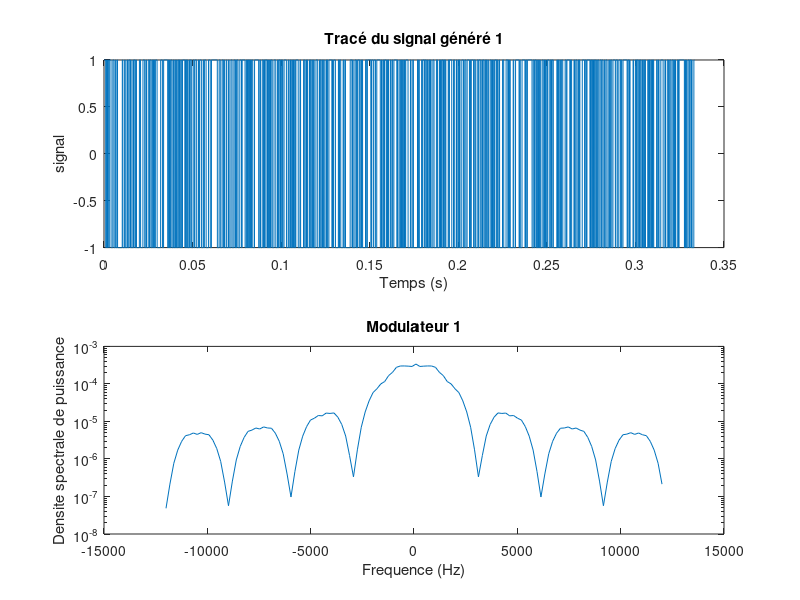
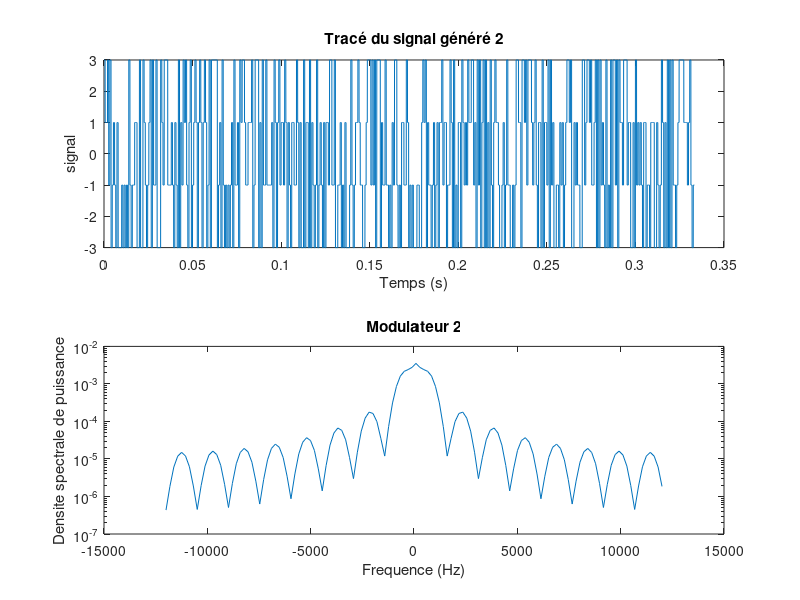

The MATLAB source for these figures, in order: (Note: this script raises an error after producing the figures.)
close all

Fe = 24000;
Te=1/Fe;
Rb = 3000;
n = 1000;

%% modulateur 1
m = 2;
Ts = log2(m)/Rb;
Ns = floor(Ts/Te);

entree = (randi(2, 1, n) - 1);

mapping = entree*2 -1;
h = ones(1, Ns);

x = kron(mapping, [1 zeros(1,Ns-1)]);

y = filter(h, 1, x);

temps = 0:Te:Te*(length(y)-1);
%affichage du signal
figure;
subplot(2,1,1)
plot(temps, y);
xlabel('Temps (s)')
ylabel('signal')
title(['Tracé du signal généré 1']);

subplot(2,1,2)
Y1 = pwelch(y,[],[],[],Fe,'twosided');
frequence = linspace(-Fe/2,Fe/2,length(Y1));
semilogy(frequence,fftshift(Y1));
xlabel('Frequence (Hz)')
ylabel('Densite spectrale de puissance')
title(['Modulateur 1']);

%% modulateur 2
m = 4;
Ts = log2(m)/Rb;
Ns = floor(Ts/Te);
h = ones(1, Ns);

mapping = zeros(ceil(size(entree,1)/2),1);
for i=1:2:(n-1)
    if (entree(i) == 0) && (entree(i+1) == 0)
        mapping(ceil(i/2)) = -3;
    end
    if (entree(i) == 0) && (entree(i+1) == 1)
        mapping(ceil(i/2)) = -1;
    end
    if (entree(i) == 1) && (entree(i+1) == 0)
        mapping(ceil(i/2)) = 1;
    end
    if (entree(i) == 1) && (entree(i+1) == 1)
        mapping(ceil(i/2)) = 3;
    end
end

x = kron(mapping, [1 zeros(1,Ns-1)]);

y = filter(h, 1, x);

figure;
subplot(2,1,1)
plot(temps, y);
xlabel('Temps (s)')
ylabel('signal')
title(['Tracé du signal généré 2']);

subplot(2,1,2)
Y2 = pwelch(y,[],[],[],Fe,'twosided');
semilogy(frequence,fftshift(Y2));
xlabel('Frequence (Hz)')
ylabel('Densite spectrale de puissance')
title(['Modulateur 2']);


%% modulateur 3
m = 2;
Ts = log2(m)/Rb;
Ns = floor(Ts/Te);
h = rcosdesign(0.5, 10, Ns);

mapping = entree*2 -1;

x = kron(mapping, [1 zeros(1, Ns-1)]);

y = filter(h, 1, x);

figure;
subplot(2,1,1)
plot(temps, y);
xlabel('Temps (s)')
ylabel('signal')
title(['Tracé du signal généré 3']);

subplot(2,1,2)
Y3 = pwelch(y,[],[],[],Fe,'twosided');
semilogy(frequence,fftshift(Y3));
xlabel('Frequence (Hz)')
ylabel('Densite spectrale de puissance')
title(['Modulateur 3']);

%% Comparaison
figure;
semilogy(frequence,fftshift(Y1));
hold on
semilogy(frequence,fftshift(Y2));
hold on
semilogy(frequence,fftshift(Y3));
title(['comparaison des 3 DSP'])
xlabel('Frequence (Hz)')
ylabel('DSP')
legend('DSP 1','DSP 2', 'DSP 3')





















